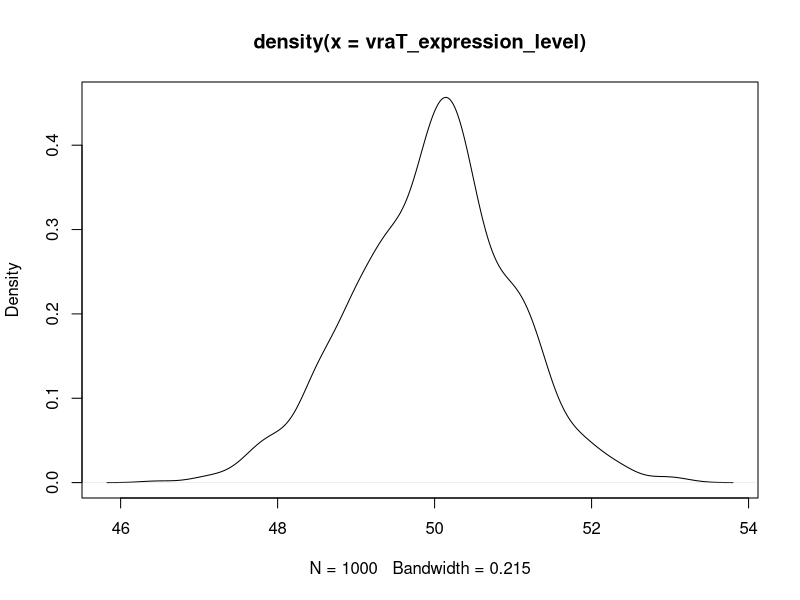
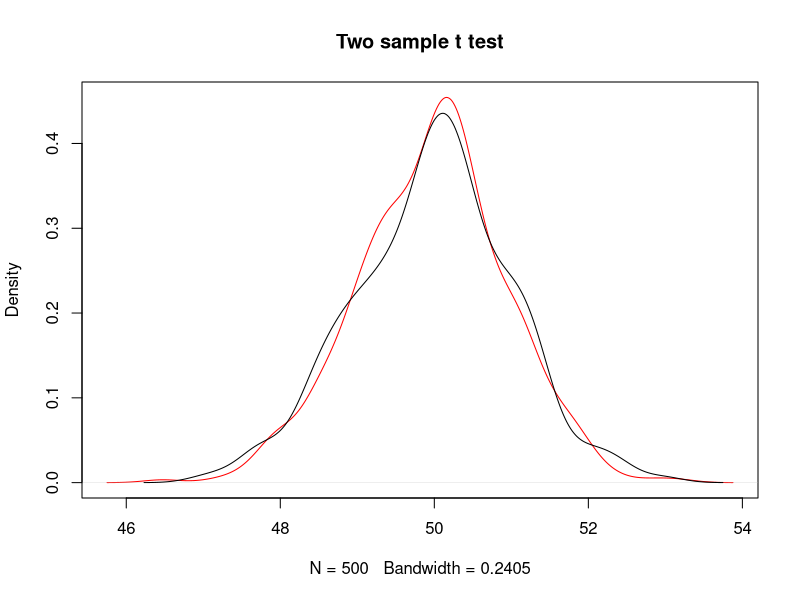
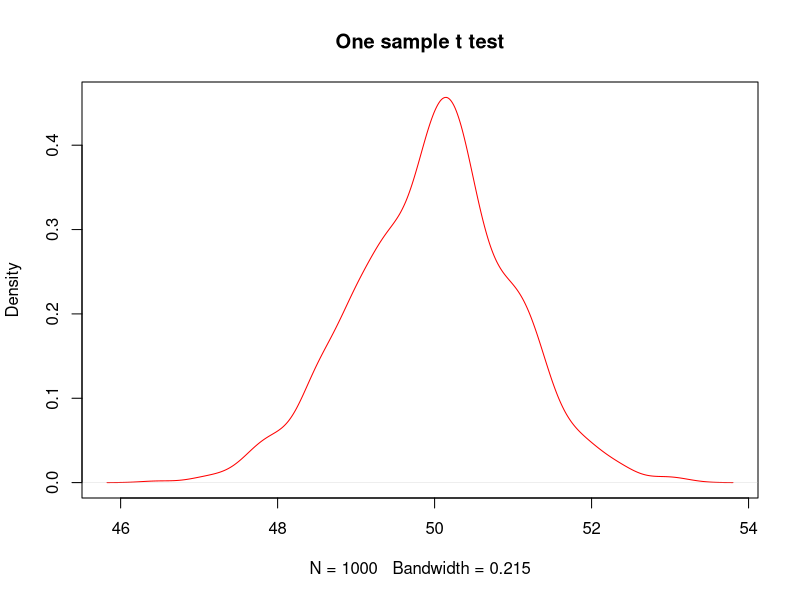
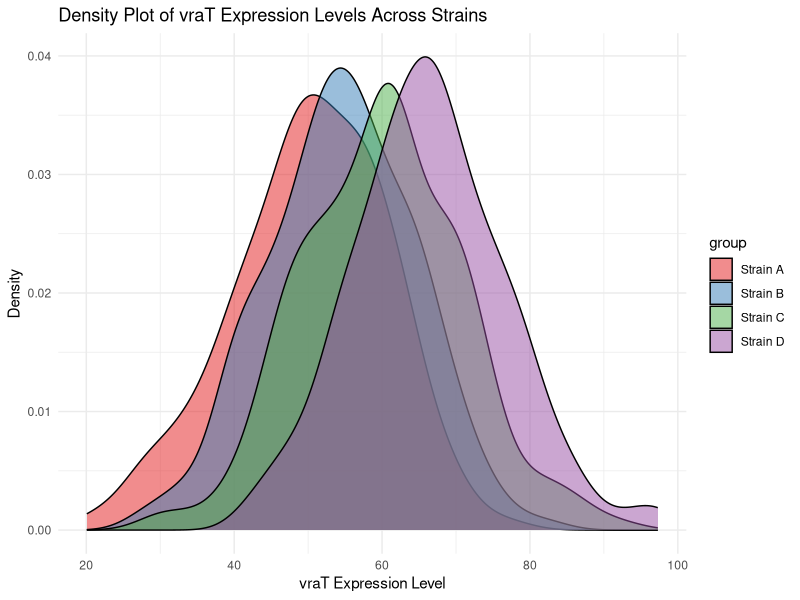
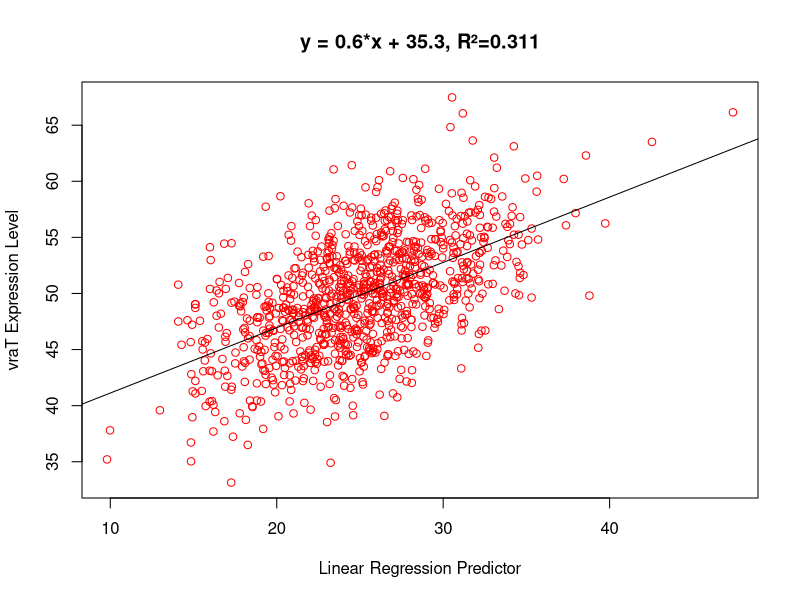

Reproduce these figures in R, in order.
## ---- chunk 1
knitr::opts_chunk$set(echo = TRUE)
## ---- chunk 2
rnorm(1000, 50, 1)->vraT_expression_level 

plot(density(vraT_expression_level))
min(vraT_expression_level)
max(vraT_expression_level)

## ---- chunk 3

yes<-sample(vraT_expression_level, 500, replace=FALSE, prob = ifelse(vraT_expression_level>1, 1, 0)) #### play with this line! Is the test statistically significant. When is it not?
predictor_t.test<-(vraT_expression_level %in% yes)

cbind.data.frame(vraT_expression_level, predictor_t.test)->data

mean(data[which(data$predictor_t.test==TRUE),1])
mean(data[which(data$predictor_t.test==FALSE),1])
t.test(vraT_expression_level~predictor_t.test, data=data) ### this does a two sample t-test. What would a one sample t test be testing? How would you do that? 


### plots our two samples for distribution
plot(density(data[which(data$predictor_t.test==FALSE),1]), col="red", main="Two sample t test")
lines(density(data[which(data$predictor_t.test==TRUE),1]), ylim=c(0, 0.1), xlim=c(0,100), main="Two Sample T test")

###plot one sample distribution
plot(density(data$vraT_expression_level), col="red", main="One sample t test")
t.test(data$vraT_expression_level) ### what is this test doing?


## ---- chunk 4

# Load the necessary library
if (!require(ggplot2)) {
  install.packages("ggplot2")
}
library(ggplot2)

# Simulate vraT_expression_level data
set.seed(42)  # For reproducibility
vraT_expression_level <- rnorm(1000, mean = 50, sd = 10)  # Wider standard deviation for better differentiation

# Sample the vraT_expression_level for the different strains
strain_A <- sample(vraT_expression_level, 200, replace = FALSE)
strain_B <- sample(vraT_expression_level, 200, replace = FALSE) + 5  # Shift mean for differentiation
strain_C <- sample(vraT_expression_level, 200, replace = FALSE) + 10  # Shift mean for differentiation
strain_D <- sample(vraT_expression_level, 200, replace = FALSE) + 15  # Shift mean for differentiation

# Create a combined data frame for plotting
data <- data.frame(
  vraT_expression_level = c(strain_A, strain_B, strain_C, strain_D),
  group = rep(c("Strain A", "Strain B", "Strain C", "Strain D"), each = 200)
)

# Improved density plot for the different strains
ggplot(data, aes(x = vraT_expression_level, fill = group)) +
  geom_density(alpha = 0.5) +
  labs(title = "Density Plot of vraT Expression Levels Across Strains",
       x = "vraT Expression Level",
       y = "Density") +
  scale_fill_brewer(palette = "Set1") +  # Better color palette
  theme_minimal()

# Perform ANOVA
anova_result <- aov(vraT_expression_level ~ group, data = data)
anova_summary <- summary(anova_result)

# Perform Tukey's HSD test
tukey_result <- TukeyHSD(anova_result)

# Print ANOVA results and Tukey test results
print(anova_summary)
print(tukey_result)


## ---- chunk 5

# Load necessary library
if (!require(ggplot2)) {
  install.packages("ggplot2")
}
library(ggplot2)

# Simulate vraT_expression_level data
set.seed(42)  # For reproducibility
vraT_expression_level <- rnorm(1000, mean = 50, sd = 5)  # Adjusted parameters for variation

# Sample the vraT_expression_level for different strains (as in previous examples)
strain1 <- sample(vraT_expression_level, 50, replace = FALSE)
strain2 <- sample(vraT_expression_level[!vraT_expression_level %in% strain1], 200, replace = FALSE)
strain3 <- sample(vraT_expression_level[!vraT_expression_level %in% c(strain1, strain2)], 200, replace = FALSE)
strain4 <- sample(vraT_expression_level[!vraT_expression_level %in% c(strain1, strain2, strain3)], 200, replace = FALSE)
strain5 <- vraT_expression_level[!vraT_expression_level %in% c(strain1, strain2, strain3, strain4)]

# Create a combined data frame for plotting
data <- data.frame(
  vraT_expression_level = c(strain1, strain2, strain3, strain4, strain5),
  group = rep(c("Strain 1", "Strain 2", "Strain 3", "Strain 4", "Strain 5"), 
              times = c(length(strain1), length(strain2), length(strain3), length(strain4), length(strain5)))
)

# Create a linear regression predictor variable based on vraT expression levels
linear_regression_predictor <- 0.5 * data$vraT_expression_level + rnorm(nrow(data), mean = 0, sd = 4)  # Added noise
data3 <- cbind(data, linear_regression_predictor)

# Fit linear regression model
lm_model <- lm(vraT_expression_level ~ linear_regression_predictor, data = data3)
summary(lm_model)  # Summarize the linear regression model

# Create equation for plot
eq = paste0("y = ", round(lm_model$coefficients[2], 1), "*x + ", round(lm_model$coefficients[1], 1), 
            ", R²=", round(summary(lm_model)$adj.r.squared, digits = 3))

# Plot the linear regression
plot(data3$linear_regression_predictor, data3$vraT_expression_level, 
     col = "red", main = eq, 
     xlab = "Linear Regression Predictor", ylab = "vraT Expression Level")
abline(lm_model, col = "black")

# Correlation test
cor_test_result <- cor.test(data3$vraT_expression_level, data3$linear_regression_predictor)  # Perform correlation test

# Display the correlation test results
print(cor_test_result)
